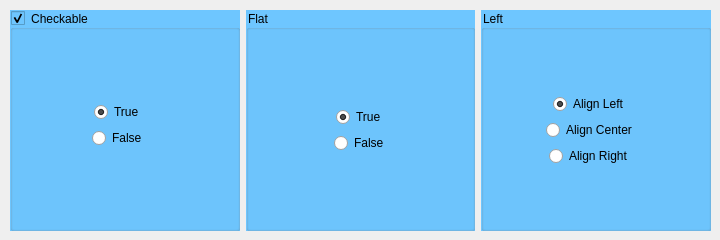
<?xml version="1.0" encoding="UTF-8"?>
<ui version="4.0">
 <class>Dialog</class>
 <widget class="QDialog" name="Dialog">
  <property name="geometry">
   <rect>
    <x>0</x>
    <y>0</y>
    <width>720</width>
    <height>240</height>
   </rect>
  </property>
  <property name="windowTitle">
   <string>Dialog</string>
  </property>
  <property name="styleSheet">
   <string notr="true">QGroupBox {
	background-color: rgb(110, 198, 255);
}</string>
  </property>
  <widget class="QWidget" name="horizontalLayoutWidget">
   <property name="geometry">
    <rect>
     <x>10</x>
     <y>10</y>
     <width>701</width>
     <height>221</height>
    </rect>
   </property>
   <layout class="QHBoxLayout" name="lytMain">
    <item>
     <widget class="QGroupBox" name="gbxCheckable">
      <property name="title">
       <string>Checkable</string>
      </property>
      <property name="checkable">
       <bool>true</bool>
      </property>
      <widget class="QWidget" name="verticalLayoutWidget">
       <property name="geometry">
        <rect>
         <x>9</x>
         <y>29</y>
         <width>201</width>
         <height>171</height>
        </rect>
       </property>
       <layout class="QVBoxLayout" name="verticalLayout">
        <item>
         <spacer name="verticalSpacer">
          <property name="orientation">
           <enum>Qt::Vertical</enum>
          </property>
          <property name="sizeHint" stdset="0">
           <size>
            <width>20</width>
            <height>40</height>
           </size>
          </property>
         </spacer>
        </item>
        <item alignment="Qt::AlignHCenter">
         <widget class="QRadioButton" name="rbtCheckTrue">
          <property name="text">
           <string>True</string>
          </property>
          <property name="checked">
           <bool>true</bool>
          </property>
         </widget>
        </item>
        <item alignment="Qt::AlignHCenter">
         <widget class="QRadioButton" name="rbtCheckFalse">
          <property name="text">
           <string>False</string>
          </property>
         </widget>
        </item>
        <item>
         <spacer name="verticalSpacer_2">
          <property name="orientation">
           <enum>Qt::Vertical</enum>
          </property>
          <property name="sizeHint" stdset="0">
           <size>
            <width>20</width>
            <height>40</height>
           </size>
          </property>
         </spacer>
        </item>
       </layout>
      </widget>
     </widget>
    </item>
    <item>
     <widget class="QGroupBox" name="gbxFlat">
      <property name="styleSheet">
       <string notr="true"/>
      </property>
      <property name="title">
       <string>Flat</string>
      </property>
      <property name="flat">
       <bool>true</bool>
      </property>
      <widget class="QWidget" name="verticalLayoutWidget_2">
       <property name="geometry">
        <rect>
         <x>10</x>
         <y>39</y>
         <width>211</width>
         <height>161</height>
        </rect>
       </property>
       <layout class="QVBoxLayout" name="verticalLayout_2">
        <item>
         <spacer name="verticalSpacer_3">
          <property name="orientation">
           <enum>Qt::Vertical</enum>
          </property>
          <property name="sizeHint" stdset="0">
           <size>
            <width>20</width>
            <height>40</height>
           </size>
          </property>
         </spacer>
        </item>
        <item alignment="Qt::AlignHCenter">
         <widget class="QRadioButton" name="rbtFlatTrue">
          <property name="text">
           <string>True</string>
          </property>
          <property name="checked">
           <bool>true</bool>
          </property>
         </widget>
        </item>
        <item alignment="Qt::AlignHCenter">
         <widget class="QRadioButton" name="rbtFlatFalse">
          <property name="text">
           <string>False</string>
          </property>
         </widget>
        </item>
        <item>
         <spacer name="verticalSpacer_4">
          <property name="orientation">
           <enum>Qt::Vertical</enum>
          </property>
          <property name="sizeHint" stdset="0">
           <size>
            <width>20</width>
            <height>40</height>
           </size>
          </property>
         </spacer>
        </item>
       </layout>
      </widget>
     </widget>
    </item>
    <item>
     <widget class="QGroupBox" name="gbxAlignment">
      <property name="title">
       <string>Left</string>
      </property>
      <widget class="QWidget" name="verticalLayoutWidget_3">
       <property name="geometry">
        <rect>
         <x>10</x>
         <y>39</y>
         <width>201</width>
         <height>161</height>
        </rect>
       </property>
       <layout class="QVBoxLayout" name="verticalLayout_3">
        <item>
         <spacer name="verticalSpacer_5">
          <property name="orientation">
           <enum>Qt::Vertical</enum>
          </property>
          <property name="sizeHint" stdset="0">
           <size>
            <width>20</width>
            <height>40</height>
           </size>
          </property>
         </spacer>
        </item>
        <item alignment="Qt::AlignHCenter">
         <widget class="QRadioButton" name="rbtLeft">
          <property name="text">
           <string>Align Left</string>
          </property>
          <property name="checked">
           <bool>true</bool>
          </property>
         </widget>
        </item>
        <item alignment="Qt::AlignHCenter">
         <widget class="QRadioButton" name="rbtCenter">
          <property name="text">
           <string>Align Center</string>
          </property>
         </widget>
        </item>
        <item alignment="Qt::AlignHCenter">
         <widget class="QRadioButton" name="rbtRight">
          <property name="text">
           <string>Align Right</string>
          </property>
         </widget>
        </item>
        <item>
         <spacer name="verticalSpacer_6">
          <property name="orientation">
           <enum>Qt::Vertical</enum>
          </property>
          <property name="sizeHint" stdset="0">
           <size>
            <width>20</width>
            <height>40</height>
           </size>
          </property>
         </spacer>
        </item>
       </layout>
      </widget>
     </widget>
    </item>
   </layout>
  </widget>
 </widget>
 <resources/>
 <connections/>
</ui>
